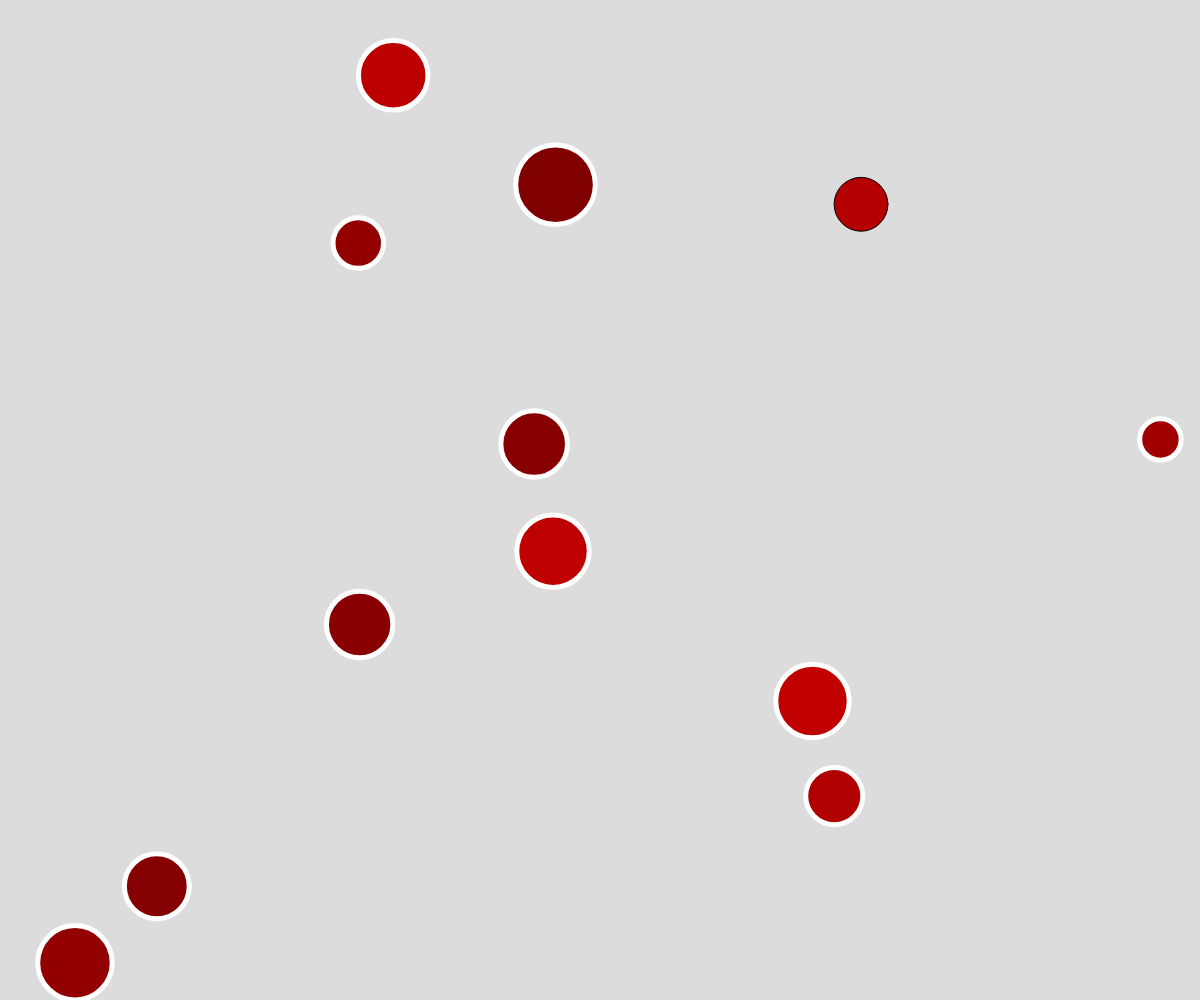
Frame 1 (no input)
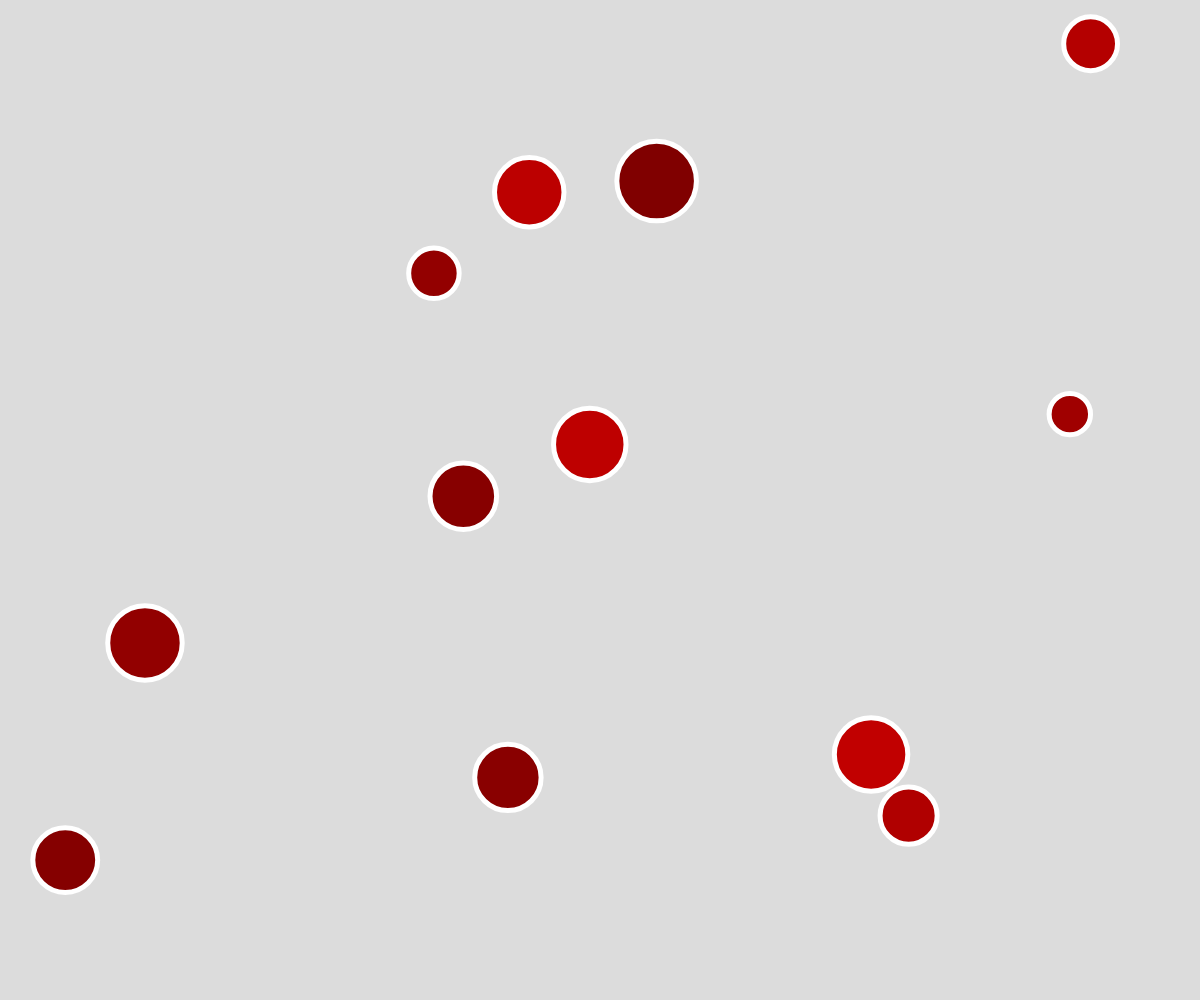
Frame 60 (no input)
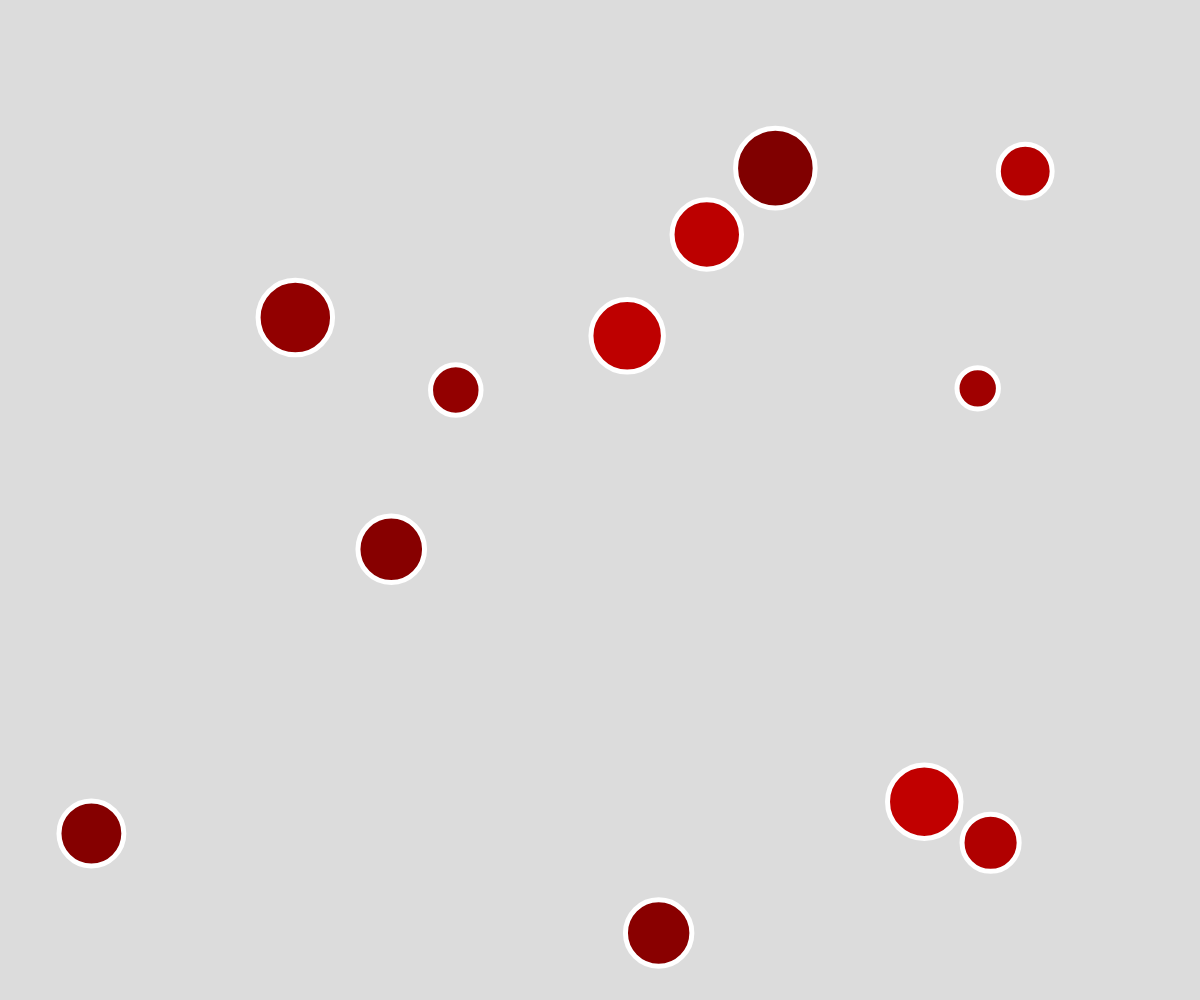
Frame 120 (the mouse pressed at the canvas centre since frame 60)

The p5.js sketch that drew these frames (run headless with seeded random() and noise() and a simulated clock; from frame 60 on, the mouse is pressed at the canvas centre):

// p5.js sketch
// ── sketch.js
class Ball {
    constructor(pos, vel, radius, color) {
      this.pos = pos;
      this.vel = vel;
      this.radius = radius;
      this.color = color;
    }

    collide(other) {
      if (other == this) {
        return;
      }
      let relative = p5.Vector.sub(other.pos, this.pos);
      let dist = relative.mag() - (this.radius + other.radius);
      if (dist < 0) {
        let movement = relative.copy().setMag(abs(dist/2));
        this.pos.sub(movement);
        other.pos.add(movement);
        
        let thisToOtherNormal = relative.copy().normalize();
        let approachSpeed = this.vel.dot(thisToOtherNormal) + -other.vel.dot(thisToOtherNormal);
        let approachVector = thisToOtherNormal.copy().setMag(approachSpeed);
        this.vel.sub(approachVector);
        other.vel.add(approachVector);
      }
    }

    move() {
    
      this.pos.add(this.vel);

      if (this.pos.x < this.radius) {
        this.pos.x = this.radius;
        this.vel.x = -this.vel.x;
      }
      if (this.pos.x > width-this.radius) {
        this.pos.x = width-this.radius;
        this.vel.x = -this.vel.x;
      }
      if (this.pos.y < this.radius) {
        this.pos.y = this.radius;
        this.vel.y = -this.vel.y;
      }
      if (this.pos.y > height-this.radius) {
        this.pos.y = height-this.radius;
        this.vel.y = -this.vel.y;
      }
    }

    render() {
      fill(this.color);
      ellipse(this.pos.x, this.pos.y, this.radius*2);
    }
  }
  
  let balls = [];
  
  function setup() {
    createCanvas(windowWidth, windowHeight);
    for (i = 0; i < 12; i++) {
      balls.push(new Ball(
        createVector(random(width),random(height)),
        p5.Vector.random2D().mult(random(1, 6)),
        random(20, 40),
        color(random(100, 200),0,0)
      ));
    }
  }
  
  function draw() {
    background(220);
    
    for(let i = 0; i < balls.length; i++) {
      for(let j = 0; j < i; j++) {
        balls[i].collide(balls[j]);
      }
    }
    
    for(let i = 0; i < balls.length; i++) {
      balls[i].move();
      balls[i].render();
      strokeWeight(5);
      stroke(255, 255, 255);
    }
  }
